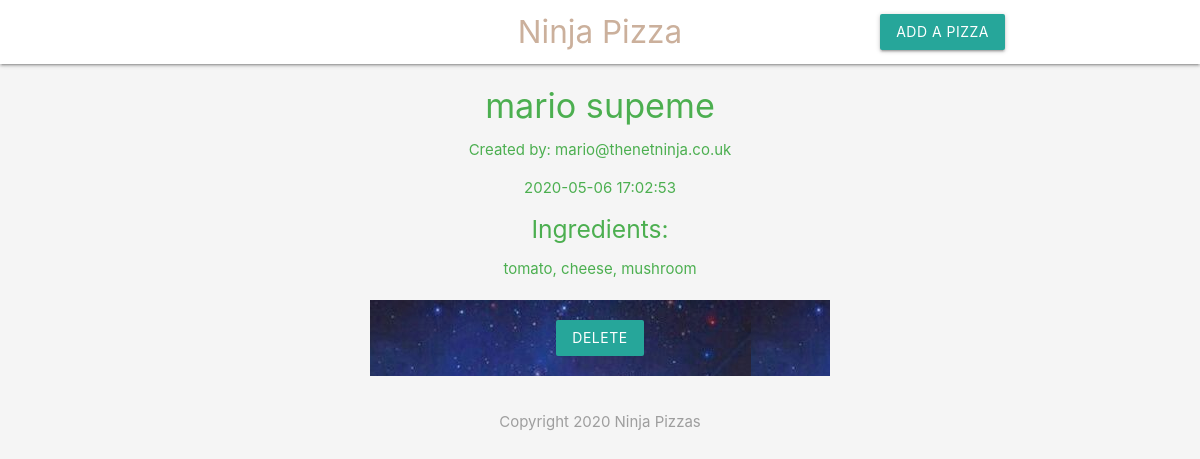
The app's page /details.php?id=2 with its own data.
### tables this page shows
CREATE TABLE `pizzas` (
  `id` int(11) NOT NULL,
  `title` varchar(255) NOT NULL,
  `ingredients` varchar(255) NOT NULL,
  `email` varchar(255) NOT NULL,
  `created_at` timestamp NOT NULL DEFAULT current_timestamp()
);

### details.php (the view, shortened to what this page needs)
<?php
	$conn = mysqli_connect('localhost','Prince', '12345','ninja_pizza');
if(isset($_GET['id'])){
	$id = mysqli_real_escape_string($conn, $_GET['id']);
	$sql = "SELECT * FROM pizzas WHERE id = $id";
	$result = mysqli_query($conn, $sql);
	$pizza = mysqli_fetch_assoc($result);
}
 ?>
<!DOCTYPE html>
<html>
<?php include ('header.php'); ?>
<div class="container center green-text">
	<?php if($pizza): ?>
		<h4><?php echo htmlspecialchars($pizza['title']); ?></h4>
		<p>Created by: <?php echo htmlspecialchars($pizza['email']); ?></p>
		<p><?php echo date($pizza['created_at']);  ?></p>
		<h5>Ingredients:</h5>
		<p><?php echo htmlspecialchars($pizza['ingredients']); ?></p>
		<form action="details.php" method="POST">
			<input type="submit" name="delete" value="Delete" class="btn brand z-depth-0">
		</form>
	<?php else: ?>
		<h5>No such pizza exists!</h5>
	<?php endif; ?>
</div>
 <?php include ('footer.php'); ?>
</html>

### header.php (style rules this page uses)
.brand { background: : #cbb09c !important; }
form { max-width: 460px; margin: 20px auto; padding: 20px; background-image: url("images/img_background.jpg"); }

### records on screen
pizzas: title "mario supeme", email "mario@thenetninja.co.uk", created_at "2020-05-06 17:02:53", ingredients "tomato, cheese, mushroom"
